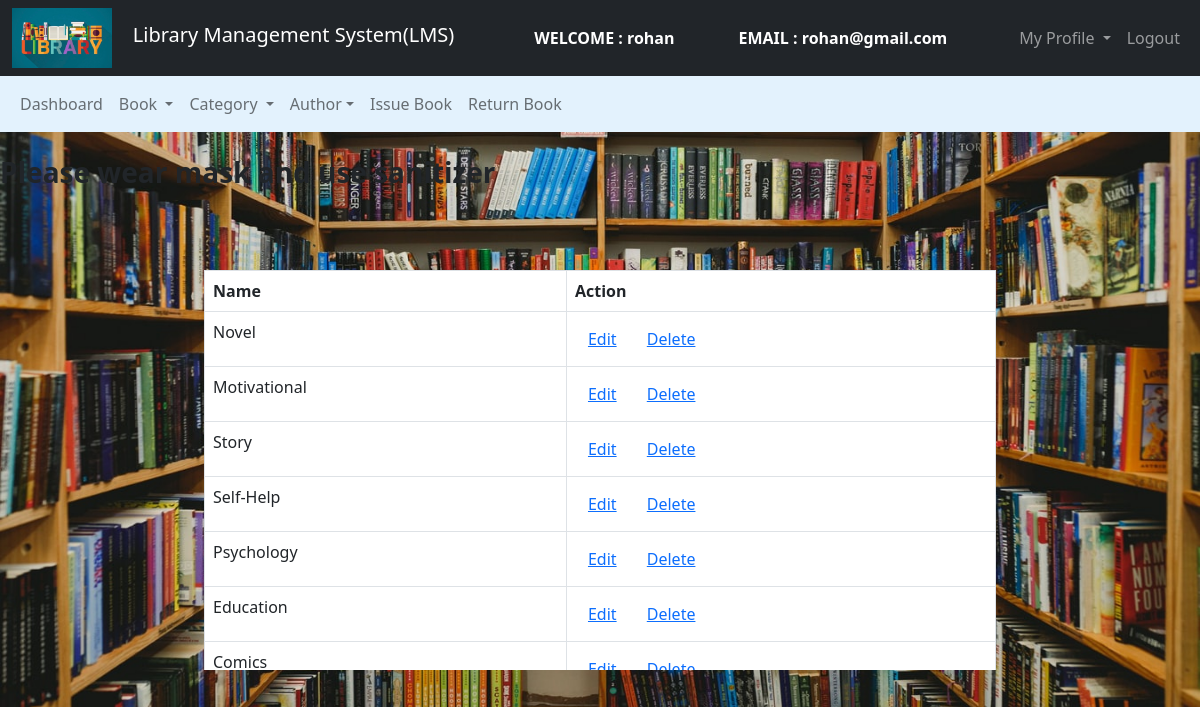
Page /Admin/Category/manage_cat.php (signed in) on the committed database.
### tables this page shows
CREATE TABLE `category` (
  `cat_id` int(11) NOT NULL,
  `cat_name` varchar(100) NOT NULL
);

### Admin/Category/manage_cat.php (the view, shortened to what this page needs)
<!DOCTYPE html>
<html>
<head>
    <link href="https://cdn.jsdelivr.net/npm/bootstrap@5.0.0-beta2/dist/css/bootstrap.min.css" rel="stylesheet">
</head>
<body>
    <nav class="navbar navbar-expand-lg navbar-dark bg-dark">
        <div class="container-fluid">
            <div class="navbar-header">
                <img src="../images/abc1.jpeg" width="100" height="60"> &nbsp &nbsp
                <a class="navbar-brand" href="../admin_dashboard.php">Library Management System(LMS)</a>
            </div>
            <font style="color: white">
                <span>
                    <strong>
                        WELCOME : <?php echo $_SESSION['name']; ?></strong>
                </span>
            </font>
            <font style="color: white">
                <span>
                    <strong>
                        EMAIL : <?php echo $_SESSION['email']; ?></strong>
                </span>
            </font>
            <ul class="nav navbar-nav navbar-right">
                <li class="nav-item dropdown">
                    <a class="nav-link dropdown-toggle" data-toggle="dropdown">
                        My Profile
                    </a>
                </li>
                <li class="nav-item"><a class="nav-link" href="../../logout.php">
                        Logout
                    </a></li>
            </ul>
        </div>
    </nav>
    <nav class="navbar navbar-expand-lg navbar-light" style="background-color: #e3f2fd">
        <div class="container-fluid">
            <ul class="nav navbar-nav navbar-center">
                <li class="nav-item">
                    <a href="../admin_dashboard.php" class="nav-link">
                        Dashboard
                    </a>
                </li>
                <li class="nav-item dropdown ">
                    <a class="nav-link dropdown-toggle" data-toggle="dropdown"> Book
                    </a>
                </li>
                <li class="nav-item dropdown ">
                    <a class="nav-link dropdown-toggle" data-toggle="dropdown"> Category </a>
                </li>
                <li class="nav-item dropdown ">
                    <a class="nav-link dropdown-toggle" data-toggle="dropdown"> Author</a>
                </li>
                <li class="nav-item">
                    <a href="../Book/issue_book.php" class="nav-link">
                        Issue Book</a>
                </li>
                <li class="nav-item">
                    <a href="../Book/return_book.php" class="nav-link">
                        Return Book</a>
                </li>
            </ul>
        </div>
    </nav>
    <br>
    <?php include '../../header.php'; ?><br><br>
    <div class="row">
        <div class="col-md-2"></div>
        <div class="col-md-8">
            <table class="table table-bordered table-hover">
                <thead>
                    <tr>
                        <th>Name</th>
                        <th>Action</th>
                    </tr>
                </thead>
                <?php
                $connection = mysqli_connect("localhost", "root", "");
                $query = "select * from category";
                $query_run = mysqli_query($connection, $query);
                while ($row = mysqli_fetch_assoc($query_run)) {
                ?>
                    <tr>
                        <td><?php echo $row['cat_name']; ?></td>
                        <td>
                            <button class="btn" name=""><a href="edit_cat.php?cid=<?php echo $row['cat_id']; ?>">Edit</a></button>
                            <button class="btn" name=""><a href="delete_cat.php?cid=<?php echo $row['cat_id']; ?>">Delete</a></button>
                        </td>
                    </tr>
                <?php
                }
                ?>
            </table>
        </div>
        <div class="col-md-2"></div>
    </div>
</body>
</html>

### Admin/Category/manage_cat.php (style rules this page uses)
body { background-image: url("../images/manage_pic2.jpg"); background-repeat: no-repeat; background-size: 100% 750px; background-color: #cccccc; }
table { width: 100%; border: #000000; background-color: white; }
.col-md-8 { overflow-x: auto; height: 400px; }

### rows in the picture
category: cat_name "Novel"
category: cat_name "Motivational"
category: cat_name "Story"
category: cat_name "Self-Help"
category: cat_name "Psychology"
category: cat_name "Education"
category: cat_name "Comics"

### other values in the picture
$_SESSION['name'] "rohan"
$_SESSION['email'] "rohan@gmail.com"
